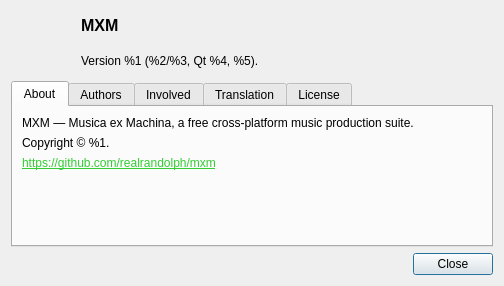
<?xml version="1.0" encoding="UTF-8"?>
<ui version="4.0">
 <class>AboutDialog</class>
 <widget class="QDialog" name="AboutDialog">
  <property name="geometry">
   <rect>
    <x>0</x>
    <y>0</y>
    <width>504</width>
    <height>286</height>
   </rect>
  </property>
  <property name="minimumSize">
   <size>
    <width>504</width>
    <height>286</height>
   </size>
  </property>
  <property name="windowTitle">
   <string>About MXM</string>
  </property>
  <layout class="QVBoxLayout" name="verticalLayout_3">
   <item>
    <layout class="QHBoxLayout" name="horizontalLayout">
     <item>
      <widget class="QLabel" name="iconLabel">
       <property name="minimumSize">
        <size>
         <width>64</width>
         <height>64</height>
        </size>
       </property>
      </widget>
     </item>
     <item>
      <layout class="QVBoxLayout" name="verticalLayout_2">
       <item>
        <widget class="QLabel" name="label">
         <property name="styleSheet">
          <string notr="true">font:12pt; font-weight:bold;</string>
         </property>
         <property name="text">
          <string>MXM</string>
         </property>
        </widget>
       </item>
       <item>
        <widget class="QLabel" name="versionLabel">
         <property name="text">
          <string>Version %1 (%2/%3, Qt %4, %5).</string>
         </property>
        </widget>
       </item>
      </layout>
     </item>
     <item>
      <spacer name="horizontalSpacer">
       <property name="orientation">
        <enum>Qt::Horizontal</enum>
       </property>
       <property name="sizeHint" stdset="0">
        <size>
         <width>0</width>
         <height>0</height>
        </size>
       </property>
      </spacer>
     </item>
    </layout>
   </item>
   <item>
    <widget class="QTabWidget" name="tabWidget">
     <property name="currentIndex">
      <number>0</number>
     </property>
     <widget class="QWidget" name="tab">
      <attribute name="title">
       <string>About</string>
      </attribute>
      <layout class="QVBoxLayout" name="verticalLayout">
       <item>
        <spacer name="verticalSpacer_3">
         <property name="orientation">
          <enum>Qt::Vertical</enum>
         </property>
         <property name="sizeType">
          <enum>QSizePolicy::Fixed</enum>
         </property>
         <property name="sizeHint" stdset="0">
          <size>
           <width>0</width>
           <height>0</height>
          </size>
         </property>
        </spacer>
       </item>
       <item>
        <widget class="QLabel" name="label_2">
         <property name="text">
           <string>MXM — Musica ex Machina, a free cross-platform music production suite.</string>
         </property>
         <property name="wordWrap">
          <bool>true</bool>
         </property>
        </widget>
       </item>
       <item>
        <spacer name="verticalSpacer_2">
         <property name="orientation">
          <enum>Qt::Vertical</enum>
         </property>
         <property name="sizeType">
          <enum>QSizePolicy::Fixed</enum>
         </property>
         <property name="sizeHint" stdset="0">
          <size>
           <width>0</width>
           <height>0</height>
          </size>
         </property>
        </spacer>
       </item>
       <item>
        <widget class="QLabel" name="copyrightLabel">
         <property name="text">
          <string>Copyright © %1.</string>
         </property>
         <property name="wordWrap">
          <bool>true</bool>
         </property>
        </widget>
       </item>
       <item>
        <spacer name="verticalSpacer_4">
         <property name="orientation">
          <enum>Qt::Vertical</enum>
         </property>
         <property name="sizeType">
          <enum>QSizePolicy::Fixed</enum>
         </property>
         <property name="sizeHint" stdset="0">
          <size>
           <width>0</width>
           <height>0</height>
          </size>
         </property>
        </spacer>
       </item>
       <item>
        <widget class="QLabel" name="label_4">
         <property name="text">
           <string>&lt;html&gt;&lt;head/&gt;&lt;body&gt;&lt;p&gt;&lt;a href=&quot;https://github.com/realrandolph/mxm&quot;&gt;&lt;span style=&quot; text-decoration: underline; color:#33cc33;&quot;&gt;https://github.com/realrandolph/mxm&lt;/span&gt;&lt;/a&gt;&lt;/p&gt;&lt;/body&gt;&lt;/html&gt;</string>
         </property>
         <property name="wordWrap">
          <bool>true</bool>
         </property>
        </widget>
       </item>
       <item>
        <spacer name="verticalSpacer">
         <property name="orientation">
          <enum>Qt::Vertical</enum>
         </property>
         <property name="sizeHint" stdset="0">
          <size>
           <width>0</width>
           <height>0</height>
          </size>
         </property>
        </spacer>
       </item>
      </layout>
     </widget>
     <widget class="QWidget" name="tab_2">
      <attribute name="title">
       <string>Authors</string>
      </attribute>
      <layout class="QVBoxLayout" name="verticalLayout_4">
       <item>
        <widget class="QTextEdit" name="authorLabel">
         <property name="readOnly">
          <bool>true</bool>
         </property>
        </widget>
       </item>
      </layout>
     </widget>
     <widget class="QWidget" name="tab_3">
      <attribute name="title">
       <string>Involved</string>
      </attribute>
      <layout class="QVBoxLayout" name="verticalLayout_7">
       <item>
        <widget class="QLabel" name="label_5">
         <property name="text">
          <string>Contributors ordered by number of commits:</string>
         </property>
        </widget>
       </item>
       <item>
        <widget class="QTextEdit" name="involvedLabel">
         <property name="readOnly">
          <bool>true</bool>
         </property>
        </widget>
       </item>
      </layout>
     </widget>
     <widget class="QWidget" name="Seite">
      <attribute name="title">
       <string>Translation</string>
      </attribute>
      <layout class="QVBoxLayout" name="verticalLayout_5">
       <item>
        <widget class="QTextEdit" name="translationLabel">
         <property name="readOnly">
          <bool>true</bool>
         </property>
         <property name="plainText">
          <string>Current language not translated (or native English).
If you're interested in translating MXM in another language or want to improve existing translations, you're welcome to help us! Simply contact the maintainer!</string>
         </property>
        </widget>
       </item>
      </layout>
     </widget>
     <widget class="QWidget" name="Seite_2">
      <attribute name="title">
       <string>License</string>
      </attribute>
      <layout class="QVBoxLayout" name="verticalLayout_6">
       <item>
        <widget class="QTextEdit" name="licenseLabel">
         <property name="readOnly">
          <bool>true</bool>
         </property>
        </widget>
       </item>
      </layout>
     </widget>
    </widget>
   </item>
   <item>
    <widget class="QDialogButtonBox" name="buttonBox">
     <property name="orientation">
      <enum>Qt::Horizontal</enum>
     </property>
     <property name="standardButtons">
      <set>QDialogButtonBox::Close</set>
     </property>
    </widget>
   </item>
  </layout>
 </widget>
 <resources/>
 <connections>
  <connection>
   <sender>buttonBox</sender>
   <signal>accepted()</signal>
   <receiver>AboutDialog</receiver>
   <slot>accept()</slot>
  </connection>
  <connection>
   <sender>buttonBox</sender>
   <signal>rejected()</signal>
   <receiver>AboutDialog</receiver>
   <slot>reject()</slot>
  </connection>
 </connections>
</ui>
